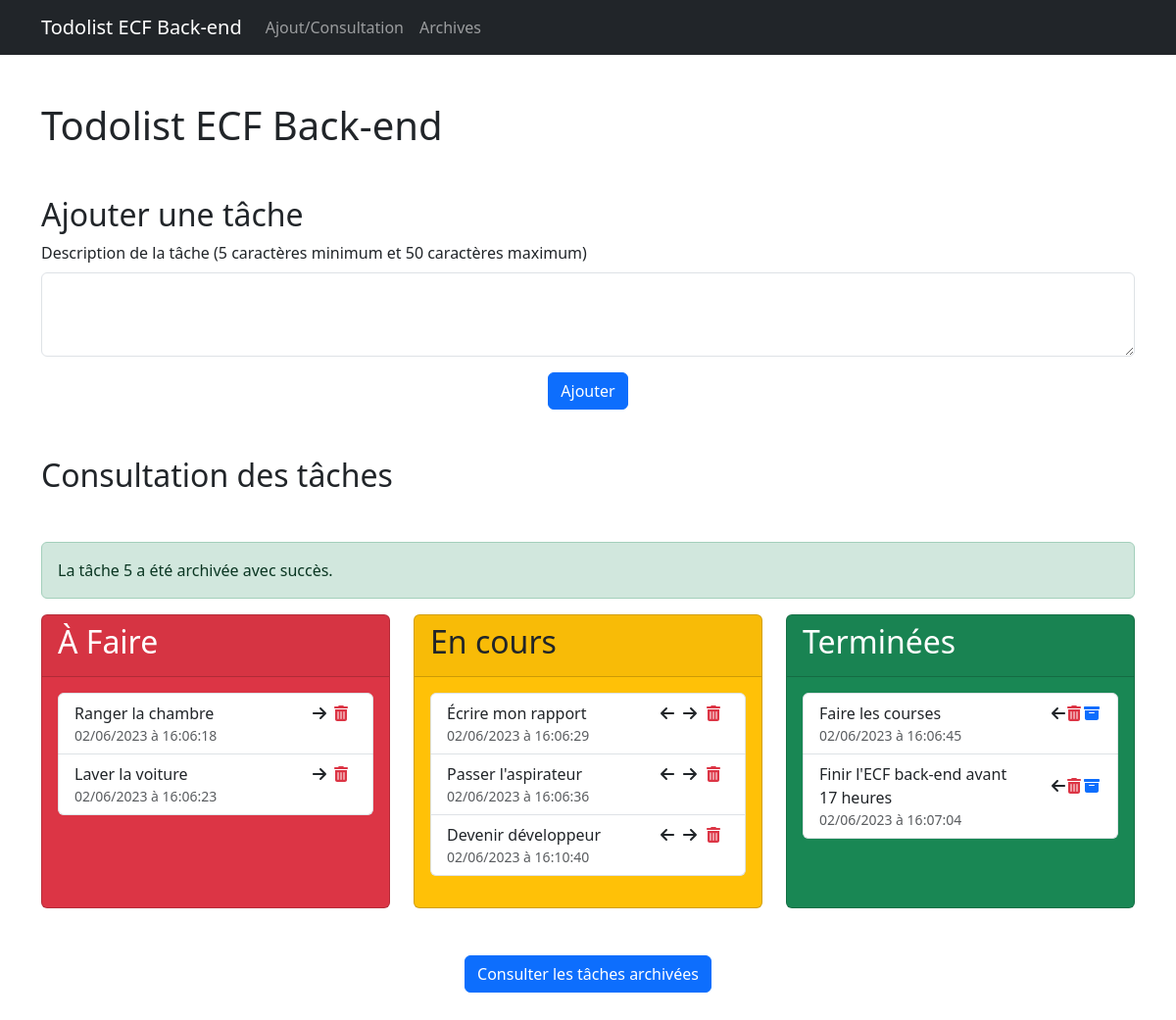
Page /?success=archive&id_task=5 on the committed database.
### tables this page shows
CREATE TABLE `tasks` (
  `id_task` int(3) NOT NULL,
  `date_task` datetime DEFAULT NULL,
  `description` text DEFAULT NULL,
  `status` int(3) DEFAULT NULL
);

### include/connect.php (called while the page is built, shortened)
<?php
$pdo = new PDO('mysql:host=localhost;dbname=todolist', "root", "", array(PDO::ATTR_ERRMODE => PDO::ERRMODE_WARNING, PDO::MYSQL_ATTR_INIT_COMMAND => 'SET NAMES utf8'));
function findTasks($status) {
    global $pdo;
    $findQuery = "SELECT * FROM tasks WHERE status = $status";
    return $pdo->query($findQuery)->fetchAll(PDO::FETCH_ASSOC);
}
?>

### index.php (the view, shortened to what this page needs)
<?php
require_once("./include/connect.php");
require_once("./include/init.php");
if ($_GET) {
    if (array_key_exists("success", $_GET)) {
        switch($_GET['success']) {
            case "archive":
                $successUpdate = "<div class='alert alert-success'>La tâche $_GET[id_task] a été archivée avec succès.</div>";
                break;
        }
    }
}
require_once("./include/header.php");
?>
    <h2 class="mt-5">Ajouter une tâche</h2>
    <form method="POST">
        <div class="mb-3">
            <label for="description" class="form-label">Description de la tâche (5 caractères minimum et 50 caractères maximum)</label>
            <textarea class="form-control" id="description" name="description" rows="3"></textarea>
        </div>
        <div class="text-center"><button type="submit" class="btn btn-primary">Ajouter</button></div>
    </form>
    <h2 class="my-5">Consultation des tâches</h2>
    <?= (!empty($successUpdate) ? $successUpdate : (!empty($errorUpdate) ? $errorUpdate : "")) ?>
    <div class="row">
        <div class="col">
            <div class="card text-white bg-danger mb-3 h-100">
                <div class="card-header">
                    <h2>À Faire</h2>
                </div>
                <div class="card-body">
                    <?php if (count(findTasks(1)) > 0) :  ?>
                        <ul class="list-group">
                            <?php foreach (findTasks(1) as $task) : ?>
                                <li class="list-group-item">
                                    <div class="row d-flex justify-content-between">
                                        <span class="col-9"><?= $task['description'] ?></span>
                                        <div class="col-3 d-flex align-items-center justify-content-evenly">
                                            <a href="?action=update_status&id_task=<?= $task['id_task'] ?>&status=2" class="text-dark"><i class="fas fa-arrow-right"></i></a>
                                            <a href="?action=delete&id_task=<?= $task['id_task'] ?>" class="text-danger" onclick="return confirm('Êtes-vous sûr de vouloir supprimer cette tâche ?')"><i class="fas fa-trash-alt"></i></a>
                                        </div>
                                    </div>
                                    <div class="small text-muted"><?= date('d/m/Y à H:i:s', strtotime($task['date_task'])) ?></div>
                                </li>
                            <?php endforeach; ?>
                        </ul>
                    <?php else : ?>
                        <p class="card-text">Aucune tâche à faire.</p>
                    <?php endif; ?>
                </div>
            </div>
        </div>
        <div class="col">
            <div class="card text-dark bg-warning mb-3 h-100">
                <div class="card-header">
                    <h2>En cours</h2>
                </div>
                <div class="card-body">
                    <?php if (count(findTasks(2)) > 0) :  ?>
                        <ul class="list-group">
                            <?php foreach (findTasks(2) as $task) : ?>
                                <li class="list-group-item">
                                    <div class="row d-flex justify-content-between">
                                        <span class="col-8"><?= $task['description'] ?></span>
                                        <div class="col-4 d-flex align-items-center justify-content-evenly">
                                            <a href="index.php?action=update_status&id_task=<?= $task['id_task'] ?>&status=1" class="text-dark"><i class="fas fa-arrow-left"></i></a>
                                            <a href="?action=update_status&id_task=<?= $task['id_task'] ?>&status=3" class="text-dark"><i class="fas fa-arrow-right"></i></a>
                                            <a href="?action=delete&id_task=<?= $task['id_task'] ?>" class="text-danger" onclick="return confirm('Êtes-vous sûr de vouloir supprimer cette tâche ?')"><i class="fas fa-trash-alt"></i></a>
                                        </div>
                                    </div>
                                    <div class="small text-muted"><?= date('d/m/Y à H:i:s', strtotime($task['date_task'])) ?></div>
                                </li>
                            <?php endforeach; ?>
                        </ul>
                    <?php else : ?>
                        <p class="card-text">Aucune tâche en cours.</p>
                    <?php endif; ?>
                </div>
            </div>
        </div>
        <div class="col">
            <div class="card text-white bg-success mb-3 h-100">
                <div class="card-header">
                    <h2>Terminées</h2>
                </div>
                <div class="card-body">
                    <?php if (count(findTasks(3)) > 0) : ?>
                        <ul class="list-group">
                            <?php foreach (findTasks(3) as $task) :  ?>
                                <li class="list-group-item">
                                    <div class="row d-flex justify-content-between">
                                        <span class="col-9"><?= $task['description'] ?></span>
                                        <div class="col-3 d-flex align-items-center justify-content-evenly">
                                            <a href="?action=update_status&id_task=<?= $task['id_task'] ?>&status=2" class="text-dark"><i class="fas fa-arrow-left"></i></a>
                                            <a href="?action=delete&id_task=<?= $task['id_task'] ?>" class="text-danger" onclick="return confirm('Êtes-vous sûr de vouloir supprimer cette tâche ?')"><i class="fas fa-trash-alt"></i></a>
                                            <a href="?action=archive&id_task=<?= $task['id_task'] ?>&status=4" class="text-subtle" onclick="return confirm('Êtes-vous sûr de vouloir archiver cette tâche ?')"><i class="fas fa-archive"></i></a>
                                        </div>
                                    </div>
                                    <div class="small text-muted"><?= date('d/m/Y à H:i:s', strtotime($task['date_task'])) ?></div>
                                </li>
                            <?php endforeach; ?>
                        </ul>
                    <?php else : ?>
                        <p class="card-text">Aucune tâche terminée.</p>
                    <?php endif; ?>
                </div>
            </div>
        </div>
    </div>
    <div class="text-center mb-5"><a href="./archives.php" class="mt-5 btn btn-primary">Consulter les tâches archivées</a></div>
<?php require_once("./include/footer.php") ?>

### rows in the picture
tasks: description "Ranger la chambre", date_task "02/06/2023 à 16:06:18"
tasks: description "Laver la voiture", date_task "02/06/2023 à 16:06:23"
tasks: description "Écrire mon rapport", date_task "02/06/2023 à 16:06:29"
tasks: description "Passer l'aspirateur", date_task "02/06/2023 à 16:06:36"
tasks: description "Devenir développeur", date_task "02/06/2023 à 16:10:40"
tasks: description "Faire les courses", date_task "02/06/2023 à 16:06:45"
tasks: description "Finir l'ECF back-end avant 17 heures", date_task "02/06/2023 à 16:07:04"

### other values in the picture
$_GET[id_task] "5"
